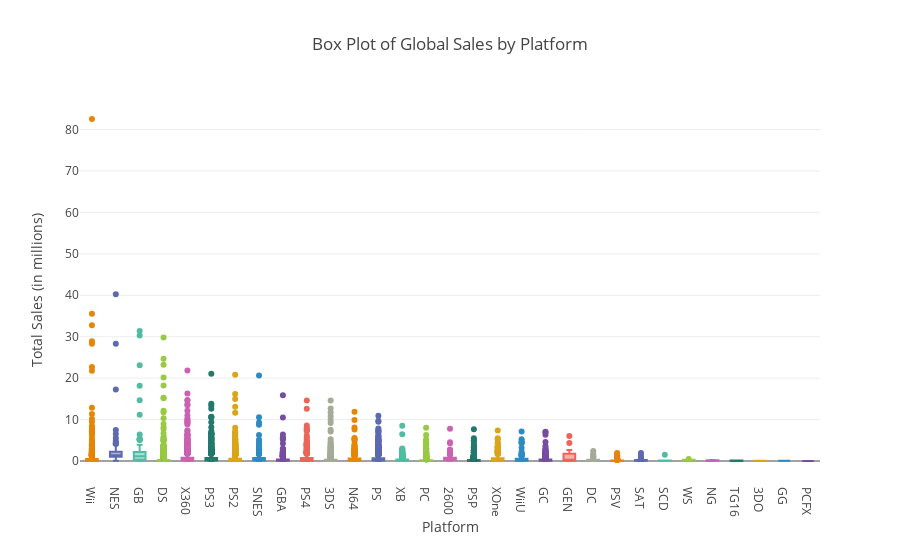

Write notebook code for a chart like this one.
### Markdown cell above
If our goal is the project the next couple years of we need to take data from 2006 in our above graph this is also why we have so many platforms in our dataset to better see the newer trends coming in with less values in total simply because they are newer platforms that is the also the maximum average lifespan. if current trends are to be believed then this data was most likely cutoff near the begining of 2016 thus explaining the fewer values despite consistent trends. the newer consoles ("XOne", "PS4", "WiiU") will see a decline in their current sales in the coming 2 year and spend the next 3 years fizzling out and in the next 2-3 years a new console will be introduced i believe these will be profitable as will "XOne" and "PS4" for 2016 and 2017.

### Code cell
# Creating a box plot for global sales broken down by platform
fig_boxplot = px.box(
    game_data,
    x='platform',
    y='total_sales',
    title="Box Plot of Global Sales by Platform",
    labels={'platform': 'Platform', 'total_sales': 'Total Sales (in millions)'},
    color='platform',
    color_discrete_sequence=px.colors.qualitative.Vivid
)
fig_boxplot.update_layout(
    xaxis_title='Platform',
    yaxis_title='Total Sales (in millions)',
    showlegend=False
)
fig_boxplot.show()

### Figure 1 — Plotly figure (JSON) as saved in the notebook; plotly's stock layout.template omitted (floating-point values rounded to 4 significant figures; data arrays with more than 128 entries replaced by an {"elided": "..."} marker saying what was removed)
{"data": [{"alignmentgroup": "True", "hovertemplate": "Platform=%{x}<br>Total Sales (in millions)=%{y}<extra></extra>", "legendgroup": "Wii", "marker": {"color": "rgb(229, 134, 6)"}, "name": "Wii", "notched": false, "offsetgroup": "Wii", "orientation": "v", "showlegend": true, "type": "box", "x": {"elided": "1320 str values"}, "x0": " ", "xaxis": "x", "y": {"elided": "1320 float values"}, "y0": " ", "yaxis": "y"}, {"alignmentgroup": "True", "hovertemplate": "Platform=%{x}<br>Total Sales (in millions)=%{y}<extra></extra>", "legendgroup": "NES", "marker": {"color": "rgb(93, 105, 177)"}, "name": "NES", "notched": false, "offsetgroup": "NES", "orientation": "v", "showlegend": true, "type": "box", "x": ["NES", "NES", "NES", "NES", "NES", "NES", "NES", "NES", "NES", "NES", "NES", "NES", "NES", "NES", "NES", "NES", "NES", "NES", "NES", "NES", "NES", "NES", "NES", "NES", "NES", "NES", "NES", "NES", "NES", "NES", "NES", "NES", "NES", "NES", "NES", "NES", "NES", "NES", "NES", "NES", "NES", "NES", "NES", "NES", "NES", "NES", "NES", "NES", "NES", "NES", "NES", "NES", "NES", "NES", "NES", "NES", "NES", "NES", "NES", "NES", "NES", "NES", "NES", "NES", "NES", "NES", "NES", "NES", "NES", "NES", "NES", "NES", "NES", "NES", "NES", "NES", "NES", "NES", "NES", "NES", "NES", "NES", "NES", "NES", "NES", "NES", "NES", "NES", "NES", "NES", "NES", "NES", "NES", "NES", "NES", "NES", "NES", "NES"], "x0": " ", "xaxis": "x", "y": [40.24, 28.31, 17.28, 7.46, 6.5, 5.58, 4.84, 4.38, 4.17, 4.16, 4, 3.87, 3.5, 3.2, 3.12, 3.08, 3.02, 2.73, 2.65, 2.56, 2.52, 2.42, 2.4, 2.28, 2.23, 2.2, 2.17, 2.15, 2.14, 2.14, 1.96, 1.96, 1.85, 1.76, 1.75, 1.75, 1.67, 1.64, 1.56, 1.52, 1.52, 1.51, 1.5, 1.5, 1.48, 1.45, 1.42, 1.4, 1.39, 1.36, 1.32, 1.27, 1.25, 1.25, 1.23, 1.22, 1.2, 1.2, 1.19, 1.18, 1.17, 1.15, 1.15, 1.13, 1.12, 1.11, 1.1, 1.1, 1.1, 1.05, 1.05, 1.03, 1, 1, 0.98, 0.96, 0.93, 0.93, 0.92, 0.85, 0.84, 0.82, 0.81, 0.79, 0.76, 0.69, 0.57, 0.52, 0.51, 0.44, 0.41, 0.36, 0.32, 0.3, 0.28, 0.11, 0.07, 0.06], "y0": " ", "yaxis": "y"}, {"alignmentgroup": "True", "hovertemplate": "Platform=%{x}<br>Total Sales (in millions)=%{y}<extra></extra>", "legendgroup": "GB", "marker": {"color": "rgb(82, 188, 163)"}, "name": "GB", "notched": false, "offsetgroup": "GB", "orientation": "v", "showlegend": true, "type": "box", "x": ["GB", "GB", "GB", "GB", "GB", "GB", "GB", "GB", "GB", "GB", "GB", "GB", "GB", "GB", "GB", "GB", "GB", "GB", "GB", "GB", "GB", "GB", "GB", "GB", "GB", "GB", "GB", "GB", "GB", "GB", "GB", "GB", "GB", "GB", "GB", "GB", "GB", "GB", "GB", "GB", "GB", "GB", "GB", "GB", "GB", "GB", "GB", "GB", "GB", "GB", "GB", "GB", "GB", "GB", "GB", "GB", "GB", "GB", "GB", "GB", "GB", "GB", "GB", "GB", "GB", "GB", "GB", "GB", "GB", "GB", "GB", "GB", "GB", "GB", "GB", "GB", "GB", "GB", "GB", "GB", "GB", "GB", "GB", "GB", "GB", "GB", "GB", "GB", "GB", "GB", "GB", "GB", "GB", "GB", "GB", "GB", "GB", "GB"], "x0": " ", "xaxis": "x", "y": [31.38, 30.26, 23.09, 18.14, 14.64, 11.18, 6.39, 5.34, 5.31, 5.19, 5.13, 5.07, 3.91, 3.84, 3.7, 3.41, 3.08, 2.36, 2.35, 2.35, 2.21, 2.19, 2.19, 2.19, 2.18, 2.12, 1.99, 1.94, 1.93, 1.92, 1.86, 1.76, 1.73, 1.68, 1.61, 1.62, 1.56, 1.48, 1.45, 1.45, 1.43, 1.34, 1.28, 1.24, 1.23, 1.22, 1.22, 1.19, 1.18, 1.15, 1.14, 1.1, 1.1, 1.03, 1, 0.89, 0.83, 0.81, 0.77, 0.76, 0.73, 0.62, 0.56, 0.54, 0.4, 0.39, 0.38, 0.38, 0.37, 0.35, 0.33, 0.32, 0.31, 0.3, 0.3, 0.28, 0.28, 0.28, 0.27, 0.27, 0.25, 0.23, 0.23, 0.23, 0.22, 0.2, 0.18, 0.17, 0.14, 0.14, 0.14, 0.12, 0.12, 0.07, 0.07, 0.07, 0.07, 0.06], "y0": " ", "yaxis": "y"}, {"alignmentgroup": "True", "hovertemplate": "Platform=%{x}<br>Total Sales (in millions)=%{y}<extra></extra>", "legendgroup": "DS", "marker": {"color": "rgb(153, 201, 69)"}, "name": "DS", "notched": false, "offsetgroup": "DS", "orientation": "v", "showlegend": true, "type": "box", "x": {"elided": "2151 str values"}, "x0": " ", "xaxis": "x", "y": {"elided": "2151 float values"}, "y0": " ", "yaxis": "y"}, {"alignmentgroup": "True", "hovertemplate": "Platform=%{x}<br>Total Sales (in millions)=%{y}<extra></extra>", "legendgroup": "X360", "marker": {"color": "rgb(204, 97, 176)"}, "name": "X360", "notched": false, "offsetgroup": "X360", "orientation": "v", "showlegend": true, "type": "box", "x": {"elided": "1262 str values"}, "x0": " ", "xaxis": "x", "y": {"elided": "1262 float values"}, "y0": " ", "yaxis": "y"}, {"alignmentgroup": "True", "hovertemplate": "Platform=%{x}<br>Total Sales (in millions)=%{y}<extra></extra>", "legendgroup": "PS3", "marker": {"color": "rgb(36, 121, 108)"}, "name": "PS3", "notched": false, "offsetgroup": "PS3", "orientation": "v", "showlegend": true, "type": "box", "x": {"elided": "1331 str values"}, "x0": " ", "xaxis": "x", "y": {"elided": "1331 float values"}, "y0": " ", "yaxis": "y"}, {"alignmentgroup": "True", "hovertemplate": "Platform=%{x}<br>Total Sales (in millions)=%{y}<extra></extra>", "legendgroup": "PS2", "marker": {"color": "rgb(218, 165, 27)"}, "name": "PS2", "notched": false, "offsetgroup": "PS2", "orientation": "v", "showlegend": true, "type": "box", "x": {"elided": "2161 str values"}, "x0": " ", "xaxis": "x", "y": {"elided": "2161 float values"}, "y0": " ", "yaxis": "y"}, {"alignmentgroup": "True", "hovertemplate": "Platform=%{x}<br>Total Sales (in millions)=%{y}<extra></extra>", "legendgroup": "SNES", "marker": {"color": "rgb(47, 138, 196)"}, "name": "SNES", "notched": false, "offsetgroup": "SNES", "orientation": "v", "showlegend": true, "type": "box", "x": {"elided": "239 str values"}, "x0": " ", "xaxis": "x", "y": {"elided": "239 float values"}, "y0": " ", "yaxis": "y"}, {"alignmentgroup": "True", "hovertemplate": "Platform=%{x}<br>Total Sales (in millions)=%{y}<extra></extra>", "legendgroup": "GBA", "marker": {"color": "rgb(118, 78, 159)"}, "name": "GBA", "notched": false, "offsetgroup": "GBA", "orientation": "v", "showlegend": true, "type": "box", "x": {"elided": "822 str values"}, "x0": " ", "xaxis": "x", "y": {"elided": "822 float values"}, "y0": " ", "yaxis": "y"}, {"alignmentgroup": "True", "hovertemplate": "Platform=%{x}<br>Total Sales (in millions)=%{y}<extra></extra>", "legendgroup": "PS4", "marker": {"color": "rgb(237, 100, 90)"}, "name": "PS4", "notched": false, "offsetgroup": "PS4", "orientation": "v", "showlegend": true, "type": "box", "x": {"elided": "392 str values"}, "x0": " ", "xaxis": "x", "y": {"elided": "392 float values"}, "y0": " ", "yaxis": "y"}, {"alignmentgroup": "True", "hovertemplate": "Platform=%{x}<br>Total Sales (in millions)=%{y}<extra></extra>", "legendgroup": "3DS", "marker": {"color": "rgb(165, 170, 153)"}, "name": "3DS", "notched": false, "offsetgroup": "3DS", "orientation": "v", "showlegend": true, "type": "box", "x": {"elided": "520 str values"}, "x0": " ", "xaxis": "x", "y": {"elided": "520 float values"}, "y0": " ", "yaxis": "y"}, {"alignmentgroup": "True", "hovertemplate": "Platform=%{x}<br>Total Sales (in millions)=%{y}<extra></extra>", "legendgroup": "N64", "marker": {"color": "rgb(229, 134, 6)"}, "name": "N64", "notched": false, "offsetgroup": "N64", "orientation": "v", "showlegend": true, "type": "box", "x": {"elided": "319 str values"}, "x0": " ", "xaxis": "x", "y": {"elided": "319 float values"}, "y0": " ", "yaxis": "y"}, {"alignmentgroup": "True", "hovertemplate": "Platform=%{x}<br>Total Sales (in millions)=%{y}<extra></extra>", "legendgroup": "PS", "marker": {"color": "rgb(93, 105, 177)"}, "name": "PS", "notched": false, "offsetgroup": "PS", "orientation": "v", "showlegend": true, "type": "box", "x": {"elided": "1197 str values"}, "x0": " ", "xaxis": "x", "y": {"elided": "1197 float values"}, "y0": " ", "yaxis": "y"}, {"alignmentgroup": "True", "hovertemplate": "Platform=%{x}<br>Total Sales (in millions)=%{y}<extra></extra>", "legendgroup": "XB", "marker": {"color": "rgb(82, 188, 163)"}, "name": "XB", "notched": false, "offsetgroup": "XB", "orientation": "v", "showlegend": true, "type": "box", "x": {"elided": "824 str values"}, "x0": " ", "xaxis": "x", "y": {"elided": "824 float values"}, "y0": " ", "yaxis": "y"}, {"alignmentgroup": "True", "hovertemplate": "Platform=%{x}<br>Total Sales (in millions)=%{y}<extra></extra>", "legendgroup": "PC", "marker": {"color": "rgb(153, 201, 69)"}, "name": "PC", "notched": false, "offsetgroup": "PC", "orientation": "v", "showlegend": true, "type": "box", "x": {"elided": "974 str values"}, "x0": " ", "xaxis": "x", "y": {"elided": "974 float values"}, "y0": " ", "yaxis": "y"}, {"alignmentgroup": "True", "hovertemplate": "Platform=%{x}<br>Total Sales (in millions)=%{y}<extra></extra>", "legendgroup": "2600", "marker": {"color": "rgb(204, 97, 176)"}, "name": "2600", "notched": false, "offsetgroup": "2600", "orientation": "v", "showlegend": true, "type": "box", "x": {"elided": "133 str values"}, "x0": " ", "xaxis": "x", "y": {"elided": "133 float values"}, "y0": " ", "yaxis": "y"}, {"alignmentgroup": "True", "hovertemplate": "Platform=%{x}<br>Total Sales (in millions)=%{y}<extra></extra>", "legendgroup": "PSP", "marker": {"color": "rgb(36, 121, 108)"}, "name": "PSP", "notched": false, "offsetgroup": "PSP", "orientation": "v", "showlegend": true, "type": "box", "x": {"elided": "1209 str values"}, "x0": " ", "xaxis": "x", "y": {"elided": "1209 float values"}, "y0": " ", "yaxis": "y"}, {"alignmentgroup": "True", "hovertemplate": "Platform=%{x}<br>Total Sales (in millions)=%{y}<extra></extra>", "legendgroup": "XOne", "marker": {"color": "rgb(218, 165, 27)"}, "name": "XOne", "notched": false, "offsetgroup": "XOne", "orientation": "v", "showlegend": true, "type": "box", "x": {"elided": "247 str values"}, "x0": " ", "xaxis": "x", "y": {"elided": "247 float values"}, "y0": " ", "yaxis": "y"}, {"alignmentgroup": "True", "hovertemplate": "Platform=%{x}<br>Total Sales (in millions)=%{y}<extra></extra>", "legendgroup": "WiiU", "marker": {"color": "rgb(47, 138, 196)"}, "name": "WiiU", "notched": false, "offsetgroup": "WiiU", "orientation": "v", "showlegend": true, "type": "box", "x": {"elided": "147 str values"}, "x0": " ", "xaxis": "x", "y": {"elided": "147 float values"}, "y0": " ", "yaxis": "y"}, {"alignmentgroup": "True", "hovertemplate": "Platform=%{x}<br>Total Sales (in millions)=%{y}<extra></extra>", "legendgroup": "GC", "marker": {"color": "rgb(118, 78, 159)"}, "name": "GC", "notched": false, "offsetgroup": "GC", "orientation": "v", "showlegend": true, "type": "box", "x": {"elided": "556 str values"}, "x0": " ", "xaxis": "x", "y": {"elided": "556 float values"}, "y0": " ", "yaxis": "y"}, {"alignmentgroup": "True", "hovertemplate": "Platform=%{x}<br>Total Sales (in millions)=%{y}<extra></extra>", "legendgroup": "GEN", "marker": {"color": "rgb(237, 100, 90)"}, "name": "GEN", "notched": false, "offsetgroup": "GEN", "orientation": "v", "showlegend": true, "type": "box", "x": ["GEN", "GEN", "GEN", "GEN", "GEN", "GEN", "GEN", "GEN", "GEN", "GEN", "GEN", "GEN", "GEN", "GEN", "GEN", "GEN", "GEN", "GEN", "GEN", "GEN", "GEN", "GEN", "GEN", "GEN", "GEN", "GEN", "GEN"], "x0": " ", "xaxis": "x", "y": [6.02, 4.33, 2.67, 2.6, 2.05, 1.82, 1.76, 1.65, 1.42, 1.34, 1.12, 0.26, 0.19, 0.15, 0.14, 0.13, 0.12, 0.08, 0.08, 0.07, 0.07, 0.07, 0.05, 0.05, 0.04, 0.04, 0.03], "y0": " ", "yaxis": "y"}, {"alignmentgroup": "True", "hovertemplate": "Platform=%{x}<br>Total Sales (in millions)=%{y}<extra></extra>", "legendgroup": "DC", "marker": {"color": "rgb(165, 170, 153)"}, "name": "DC", "notched": false, "offsetgroup": "DC", "orientation": "v", "showlegend": true, "type": "box", "x": ["DC", "DC", "DC", "DC", "DC", "DC", "DC", "DC", "DC", "DC", "DC", "DC", "DC", "DC", "DC", "DC", "DC", "DC", "DC", "DC", "DC", "DC", "DC", "DC", "DC", "DC", "DC", "DC", "DC", "DC", "DC", "DC", "DC", "DC", "DC", "DC", "DC", "DC", "DC", "DC", "DC", "DC", "DC", "DC", "DC", "DC", "DC", "DC", "DC", "DC", "DC", "DC"], "x0": " ", "xaxis": "x", "y": [2.41, 1.81, 1.19, 1.18, 1.14, 1.09, 0.52, 0.41, 0.37, 0.36, 0.34, 0.33, 0.32, 0.29, 0.26, 0.23, 0.22, 0.2, 0.2, 0.19, 0.18, 0.17, 0.15, 0.14, 0.14, 0.14, 0.13, 0.12, 0.12, 0.11, 0.1, 0.1, 0.1, 0.1, 0.09, 0.09, 0.08, 0.08, 0.08, 0.07, 0.07, 0.06, 0.06, 0.06, 0.06, 0.05, 0.05, 0.05, 0.04, 0.04, 0.04, 0.02], "y0": " ", "yaxis": "y"}, {"alignmentgroup": "True", "hovertemplate": "Platform=%{x}<br>Total Sales (in millions)=%{y}<extra></extra>", "legendgroup": "PSV", "marker": {"color": "rgb(229, 134, 6)"}, "name": "PSV", "notched": false, "offsetgroup": "PSV", "orientation": "v", "showlegend": true, "type": "box", "x": {"elided": "430 str values"}, "x0": " ", "xaxis": "x", "y": {"elided": "430 float values"}, "y0": " ", "yaxis": "y"}, {"alignmentgroup": "True", "hovertemplate": "Platform=%{x}<br>Total Sales (in millions)=%{y}<extra></extra>", "legendgroup": "SAT", "marker": {"color": "rgb(93, 105, 177)"}, "name": "SAT", "notched": false, "offsetgroup": "SAT", "orientation": "v", "showlegend": true, "type": "box", "x": {"elided": "173 str values"}, "x0": " ", "xaxis": "x", "y": {"elided": "173 float values"}, "y0": " ", "yaxis": "y"}, {"alignmentgroup": "True", "hovertemplate": "Platform=%{x}<br>Total Sales (in millions)=%{y}<extra></extra>", "legendgroup": "SCD", "marker": {"color": "rgb(82, 188, 163)"}, "name": "SCD", "notched": false, "offsetgroup": "SCD", "orientation": "v", "showlegend": true, "type": "box", "x": ["SCD", "SCD", "SCD", "SCD", "SCD", "SCD"], "x0": " ", "xaxis": "x", "y": [1.5, 0.14, 0.07, 0.06, 0.05, 0.04], "y0": " ", "yaxis": "y"}, {"alignmentgroup": "True", "hovertemplate": "Platform=%{x}<br>Total Sales (in millions)=%{y}<extra></extra>", "legendgroup": "WS", "marker": {"color": "rgb(153, 201, 69)"}, "name": "WS", "notched": false, "offsetgroup": "WS", "orientation": "v", "showlegend": true, "type": "box", "x": ["WS", "WS", "WS", "WS", "WS", "WS"], "x0": " ", "xaxis": "x", "y": [0.51, 0.28, 0.25, 0.18, 0.17, 0.03], "y0": " ", "yaxis": "y"}, {"alignmentgroup": "True", "hovertemplate": "Platform=%{x}<br>Total Sales (in millions)=%{y}<extra></extra>", "legendgroup": "NG", "marker": {"color": "rgb(204, 97, 176)"}, "name": "NG", "notched": false, "offsetgroup": "NG", "orientation": "v", "showlegend": true, "type": "box", "x": ["NG", "NG", "NG", "NG", "NG", "NG", "NG", "NG", "NG", "NG", "NG", "NG"], "x0": " ", "xaxis": "x", "y": [0.25, 0.23, 0.2, 0.2, 0.14, 0.12, 0.08, 0.07, 0.06, 0.04, 0.03, 0.02], "y0": " ", "yaxis": "y"}, {"alignmentgroup": "True", "hovertemplate": "Platform=%{x}<br>Total Sales (in millions)=%{y}<extra></extra>", "legendgroup": "TG16", "marker": {"color": "rgb(36, 121, 108)"}, "name": "TG16", "notched": false, "offsetgroup": "TG16", "orientation": "v", "showlegend": true, "type": "box", "x": ["TG16", "TG16"], "x0": " ", "xaxis": "x", "y": [0.14, 0.02], "y0": " ", "yaxis": "y"}, {"alignmentgroup": "True", "hovertemplate": "Platform=%{x}<br>Total Sales (in millions)=%{y}<extra></extra>", "legendgroup": "3DO", "marker": {"color": "rgb(218, 165, 27)"}, "name": "3DO", "notched": false, "offsetgroup": "3DO", "orientation": "v", "showlegend": true, "type": "box", "x": ["3DO", "3DO", "3DO"], "x0": " ", "xaxis": "x", "y": [0.06, 0.02, 0.02], "y0": " ", "yaxis": "y"}, {"alignmentgroup": "True", "hovertemplate": "Platform=%{x}<br>Total Sales (in millions)=%{y}<extra></extra>", "legendgroup": "GG", "marker": {"color": "rgb(47, 138, 196)"}, "name": "GG", "notched": false, "offsetgroup": "GG", "orientation": "v", "showlegend": true, "type": "box", "x": ["GG"], "x0": " ", "xaxis": "x", "y": [0.04], "y0": " ", "yaxis": "y"}, {"alignmentgroup": "True", "hovertemplate": "Platform=%{x}<br>Total Sales (in millions)=%{y}<extra></extra>", "legendgroup": "PCFX", "marker": {"color": "rgb(118, 78, 159)"}, "name": "PCFX", "notched": false, "offsetgroup": "PCFX", "orientation": "v", "showlegend": true, "type": "box", "x": ["PCFX"], "x0": " ", "xaxis": "x", "y": [0.03], "y0": " ", "yaxis": "y"}], "layout": {"boxmode": "overlay", "legend": {"title": {"text": "Platform"}, "tracegroupgap": 0}, "showlegend": false, "title": {"text": "Box Plot of Global Sales by Platform"}, "xaxis": {"anchor": "y", "categoryarray": ["Wii", "NES", "GB", "DS", "X360", "PS3", "PS2", "SNES", "GBA", "PS4", "3DS", "N64", "PS", "XB", "PC", "2600", "PSP", "XOne", "WiiU", "GC", "GEN", "DC", "PSV", "SAT", "SCD", "WS", "NG", "TG16", "3DO", "GG", "PCFX"], "categoryorder": "array", "domain": [0, 1], "title": {"text": "Platform"}}, "yaxis": {"anchor": "x", "domain": [0, 1], "title": {"text": "Total Sales (in millions)"}}}}
